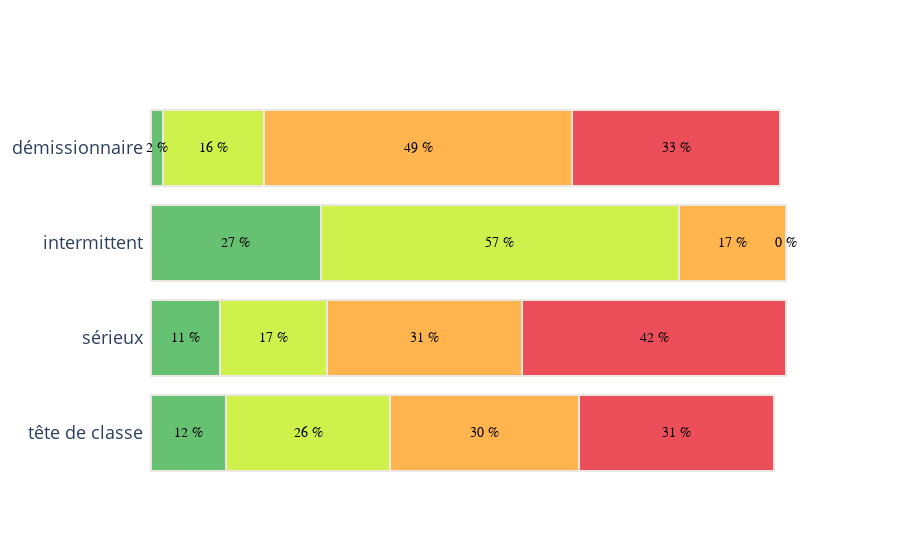

Notebook cell for this chart:
### Code cell
colors = {"PCT_Très démotivé": (228, 5, 19), "PCT_Démotivé": (255, 148, 3), "PCT_Motivé": (187, 235, 0), "PCT_Très motivé": (37, 167, 56)}
fig = plot_hor_bc(df_persona_motiv, y="persona", traces=[f"PCT_{c}" for c in labels["likert_motiv"]], colors=colors, pct=True)
fig.show()

### Figure 1 — Plotly figure (JSON) as saved in the notebook; plotly's stock layout.template omitted (floating-point values rounded to 4 significant figures)
{"data": [{"marker": {"color": "rgba(37, 167, 56, 0.7)", "line": {"color": "rgba(237, 231, 225, 1)", "width": 2}}, "name": "PCT_Très motivé", "orientation": "h", "type": "bar", "x": [12, 11, 27, 2], "y": ["tête de classe", "sérieux", "intermittent", "démissionnaire"]}, {"marker": {"color": "rgba(187, 235, 0, 0.7)", "line": {"color": "rgba(237, 231, 225, 1)", "width": 2}}, "name": "PCT_Motivé", "orientation": "h", "type": "bar", "x": [26, 17, 57, 16], "y": ["tête de classe", "sérieux", "intermittent", "démissionnaire"]}, {"marker": {"color": "rgba(255, 148, 3, 0.7)", "line": {"color": "rgba(237, 231, 225, 1)", "width": 2}}, "name": "PCT_Démotivé", "orientation": "h", "type": "bar", "x": [30, 31, 17, 49], "y": ["tête de classe", "sérieux", "intermittent", "démissionnaire"]}, {"marker": {"color": "rgba(228, 5, 19, 0.7)", "line": {"color": "rgba(237, 231, 225, 1)", "width": 2}}, "name": "PCT_Très démotivé", "orientation": "h", "type": "bar", "x": [31, 42, 0, 33], "y": ["tête de classe", "sérieux", "intermittent", "démissionnaire"]}], "layout": {"annotations": [{"font": {"color": "black", "family": "Arial", "size": 14}, "showarrow": false, "text": "12 %", "x": 6, "xref": "x", "y": "tête de classe", "yref": "y"}, {"font": {"color": "black", "family": "Arial", "size": 14}, "showarrow": false, "text": "26 %", "x": 25, "xref": "x", "y": "tête de classe", "yref": "y"}, {"font": {"color": "black", "family": "Arial", "size": 14}, "showarrow": false, "text": "30 %", "x": 53, "xref": "x", "y": "tête de classe", "yref": "y"}, {"font": {"color": "black", "family": "Arial", "size": 14}, "showarrow": false, "text": "31 %", "x": 83.5, "xref": "x", "y": "tête de classe", "yref": "y"}, {"font": {"color": "black", "family": "Arial", "size": 14}, "showarrow": false, "text": "11 %", "x": 5.5, "xref": "x", "y": "sérieux", "yref": "y"}, {"font": {"color": "black", "family": "Arial", "size": 14}, "showarrow": false, "text": "17 %", "x": 19.5, "xref": "x", "y": "sérieux", "yref": "y"}, {"font": {"color": "black", "family": "Arial", "size": 14}, "showarrow": false, "text": "31 %", "x": 43.5, "xref": "x", "y": "sérieux", "yref": "y"}, {"font": {"color": "black", "family": "Arial", "size": 14}, "showarrow": false, "text": "42 %", "x": 80, "xref": "x", "y": "sérieux", "yref": "y"}, {"font": {"color": "black", "family": "Arial", "size": 14}, "showarrow": false, "text": "27 %", "x": 13.5, "xref": "x", "y": "intermittent", "yref": "y"}, {"font": {"color": "black", "family": "Arial", "size": 14}, "showarrow": false, "text": "57 %", "x": 55.5, "xref": "x", "y": "intermittent", "yref": "y"}, {"font": {"color": "black", "family": "Arial", "size": 14}, "showarrow": false, "text": "17 %", "x": 92.5, "xref": "x", "y": "intermittent", "yref": "y"}, {"font": {"color": "black", "family": "Arial", "size": 14}, "showarrow": false, "text": "0 %", "x": 101, "xref": "x", "y": "intermittent", "yref": "y"}, {"font": {"color": "black", "family": "Arial", "size": 14}, "showarrow": false, "text": "2 %", "x": 1, "xref": "x", "y": "démissionnaire", "yref": "y"}, {"font": {"color": "black", "family": "Arial", "size": 14}, "showarrow": false, "text": "16 %", "x": 10, "xref": "x", "y": "démissionnaire", "yref": "y"}, {"font": {"color": "black", "family": "Arial", "size": 14}, "showarrow": false, "text": "49 %", "x": 42.5, "xref": "x", "y": "démissionnaire", "yref": "y"}, {"font": {"color": "black", "family": "Arial", "size": 14}, "showarrow": false, "text": "33 %", "x": 83.5, "xref": "x", "y": "démissionnaire", "yref": "y"}], "barmode": "stack", "font": {"size": 18}, "paper_bgcolor": "rgb(255, 255, 255)", "plot_bgcolor": "rgb(255, 255, 255)", "showlegend": false, "xaxis": {"showgrid": false, "showline": false, "showticklabels": false, "zeroline": false}}}
